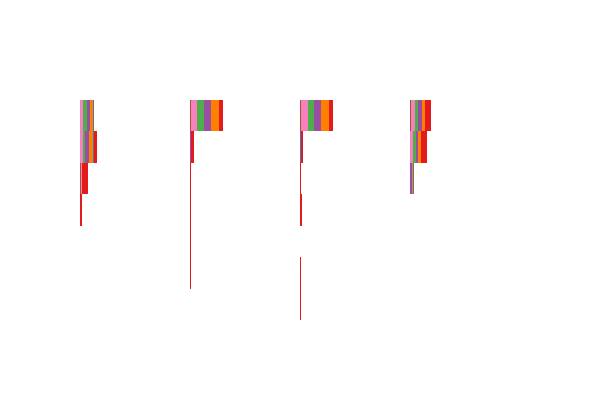

Notebook code for this chart:
### Code cell
layout = go.Layout({"showlegend": False},
    paper_bgcolor='rgba(0,0,0,0)',
    plot_bgcolor='rgba(0,0,0,0)',
    xaxis = {'visible': False},
    yaxis =dict(visible=False),
    xaxis1=dict(domain=[0, 1/4-0.05],anchor='x1',visible=False, range=[0,500]),
    xaxis2=dict(domain=[1/4, 2/4-0.05],anchor='x2',visible=False, range=[0,500]),
    xaxis3=dict(domain=[2/4, 3/4-0.05],anchor='x3',visible=False, range=[0,500]),
    xaxis4=dict(domain=[3/4, 1-0.05],anchor='x4',visible=False, range=[0,500]),
    xaxis5=dict(domain=[0, 3/4],anchor='x5',visible=False, range=[0,500])
)

fig = go.Figure(layout = layout)

i = 1
for metric in ['acc_norm', 'eo_norm', 'P porcento', 'cv_norm']:
    for method in methods:
        fig.add_trace(go.Histogram(y=m_filtered[m_filtered['Modelo']==method][metric], name=method,
                                   xaxis='x'+str(i),
                                   ybins=dict(start=0,end=1,size=0.1),
                                  marker_color=hist_color[method]))
    i += 1

    
    
fig.update_layout(barmode='stack',
    font=dict(
        size=24
    ),
    height=400, width=600
)

fig.show()
